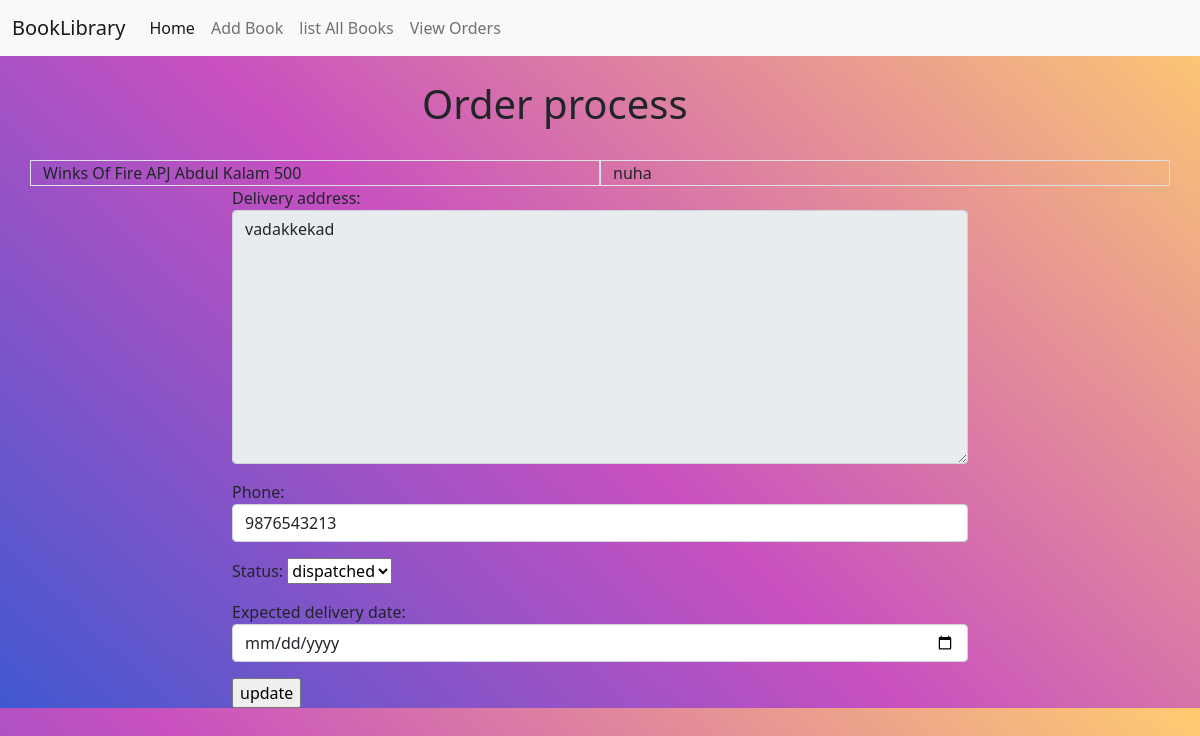
Page /owner/order/process/19 on the committed database.
### customer/models.py (models this page shows)
class Orders(models.Model):
    user=models.ForeignKey(User,on_delete=models.CASCADE)
    item=models.ForeignKey(Books,on_delete=models.CASCADE)
    delivery_address=models.CharField(max_length=200)
    phone=models.CharField(max_length=15)
    date=models.DateField(auto_now_add=True)
    expected_delivery_date=models.DateField(null=True)
    options=(
        ('order_placed','order_placed'),
        ('dispatched','dispatched'),
        ('intransit','intransit'),
        ('delivered','delivered'),
        ('cancelled','cancelled')
    )
    status=models.CharField(max_length=50,choices=options,default='order_placed')

### owner/models.py (models this page shows, shortened)
class Books(models.Model):
 book_name=models.CharField(max_length=120,unique=True)
 author=models.CharField(max_length=120)
 price=models.PositiveIntegerField()
 copies=models.PositiveIntegerField()
 published_date=models.DateField(null=True)
 image=models.ImageField(upload_to='images',null=True)

### owner/views.py (the view, shortened to what this page needs)
# urls.py: path('order/process/<int:id>',views.OrderProcess.as_view(),name='orderprocess')
class OrderProcess(UpdateView):
    model=Orders
    form_class = OrderProcessForm
    template_name = "orderprocess.html"
    pk_url_kwarg = "id"
    success_url = reverse_lazy("dashview")
    def get_context_data(self, **kwargs):
        context=super().get_context_data(**kwargs)
        context["order"]=self.object
        return context

### owner/forms.py
class OrderProcessForm(ModelForm):
    options = (
        ('dispatched', 'dispatched'),
        ('intransit', 'intransit'),
        ('delivered', 'delivered'),
        ('cancelled', 'cancelled')
    )
    status=forms.ChoiceField(choices=options)
    class Meta:
        model=Orders
        fields=['delivery_address','phone','status','expected_delivery_date']
        widgets={
            "delivery_address":forms.Textarea(attrs={"class":"form-control","readonly":True}),
            "phone":forms.TextInput(attrs={"class":"form-control"}),
            "date":forms.DateInput(attrs={"class":"form-control","type":"date"}),
            "status":forms.Select(attrs={"class":"form-control"}),
            "expected_delivery_date":forms.DateInput(attrs={"class":"form-control","type":"date"})
        }

### owner/templates/orderprocess.html (shortened to what this page needs)
{%extends 'base.html'%}
{%block body_block%}
<div class="row">
    <div class="col-4"></div>
    <div class="col-4 mb-4 mt-4">
        <h1>Order process</h1>
    </div>
    <div class="col-4"></div>
</div>
<div class="row">
    <div class="col-6 border">
        {{order.item.book_name}}
        {{order.item.author}}
        {{order.item.price}}
    </div>
    <div class="col-6 border">
        {{order.user}}
    </div>
</div>
    <div class="row">
        <div class="col-2"></div>
        <div class="col-8">
        <form action="" method="post" >
            {{form.as_p}}
            <input type="submit" value="update">
        </form>
    </div>
        <div class="col-2"></div>
    </div>
{%endblock%}

### owner/static/css/style.css (style rules this page uses)
body { background-color: #4158D0; background-image: linear-gradient(43deg, #4158D0 0%, #C850C0 46%, #FFCC70 100%); }

### rows in the picture
Orders: item.book_name "Winks Of Fire", item.author "APJ Abdul Kalam", item.price "500", user "nuha", delivery_address "vadakkekad", phone "9876543213", status "dispatched"
